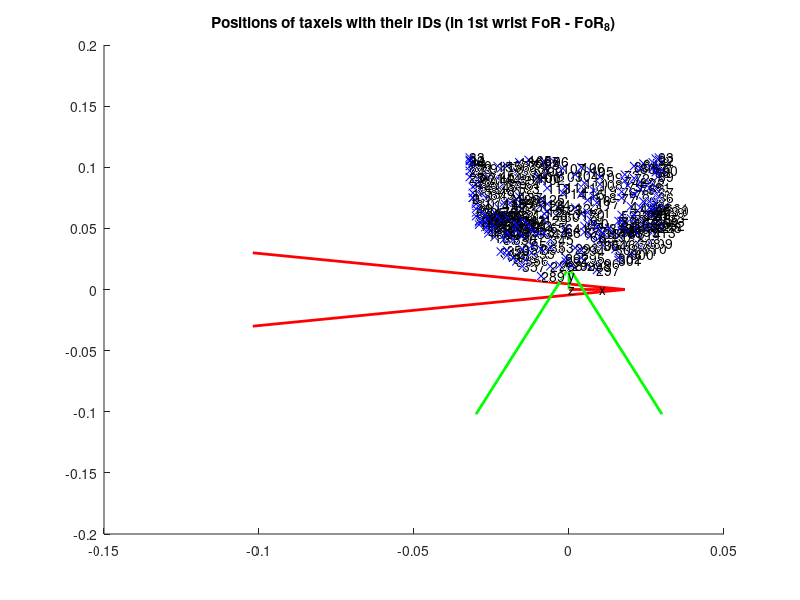

Recreate this plot in MATLAB. (Note: this script raises an error after producing the figure.)
% Matej Hoffmann, 12.5.2015, adapted from the script for left forearm which
% is much more comprehensive

clear all;

SAVE_FIGURES = false;
%% Init taxel positions from Andrea's calibration

load right_forearm_taxel_pos_mesh.mat; % the no_mesh is also possible, but there are no normals, so you can't overlay the triangular modules
taxel_pos = right_forearm_taxel_pos_mesh; 
[M,N] = size(taxel_pos);


%% Plot positions of calibrated taxels - Andrea

f1 = figure(1);
clf(f1);
title('Positions of taxels with their IDs (in 1st wrist FoR - FoR_8)');
hold on;

for i=1:M
    if (nnz(taxel_pos(i,:)) > 1) % it's not an all-zero row
       plot3(taxel_pos(i,1),taxel_pos(i,2),taxel_pos(i,3),'xb');
       text(taxel_pos(i,1),taxel_pos(i,2),taxel_pos(i,3),int2str(i-1)); % taxel ID = row nr. -1
    end
end
 h = quiver3(0 ,0, 0,0.02,0,0);
 set(h, 'Color', 'r', 'LineWidth', 2, 'MaxHeadSize', 4, 'ShowArrowHead', 'on');
 text(0.01,0,0,'x');
 h2 = quiver3(0,0,0, 0,0.02,0);
 set(h2, 'Color', 'g', 'LineWidth', 2, 'MaxHeadSize', 4, 'ShowArrowHead', 'on')
 text(0,0.01,0,'y');
 h3 = quiver3(0,0,0, 0,0,0.02);
 set(h3, 'Color', 'b', 'LineWidth', 2, 'MaxHeadSize', 4, 'ShowArrowHead', 'on')
 text(0,0,0.01,'z');
%%%%%%%%%%%%%%%%%%%%%%%%%%%%%%%%%%%%%%%%%%%%%%%%%%%%%%%%%%%%%%%%%%%%%%%%%%%
%Martin Varga

load m_m.mat;
load n_n.mat;


%change acording to new axes
for i= 1:3
    m_m(i,2) = - m_m(i,2);
    m_m(i,3) = - m_m(i,3);
    m_m(i,5) = - m_m(i,5);
    m_m(i,6) = - m_m(i,6);
end    

for i= 1:8
    n_n(i,2) = - n_n(i,2);
    n_n(i,3) = - n_n(i,3);
    n_n(i,5) = - n_n(i,5);
    n_n(i,6) = - n_n(i,6);
end    
 % draws big "rectangles"
for i= 1:8
      
    plot3([n_n(i,1) n_n(i,4)],[n_n(i,5) n_n(i,5)],[n_n(i,3) n_n(i,3)], 'Color', 'r');
    plot3([n_n(i,4) n_n(i,4)],[n_n(i,5) n_n(i,5)],[n_n(i,3) n_n(i,6)], 'Color', 'r');
    plot3([n_n(i,4) n_n(i,1)],[n_n(i,5) n_n(i,5)],[n_n(i,6) n_n(i,6)], 'Color', 'r');
    plot3([n_n(i,1) n_n(i,1)],[n_n(i,5) n_n(i,5)],[n_n(i,3) n_n(i,6)], 'Color', 'r');
    
    plot3([n_n(i,1) n_n(i,4)],[n_n(i,2) n_n(i,2)],[n_n(i,3) n_n(i,3)], 'Color', 'r');
    plot3([n_n(i,4) n_n(i,4)],[n_n(i,2) n_n(i,2)],[n_n(i,3) n_n(i,6)], 'Color', 'r');
    plot3([n_n(i,4) n_n(i,1)],[n_n(i,2) n_n(i,2)],[n_n(i,6) n_n(i,6)], 'Color', 'r');
    plot3([n_n(i,1) n_n(i,1)],[n_n(i,2) n_n(i,2)],[n_n(i,3) n_n(i,6)], 'Color', 'r');
    
    plot3([n_n(i,1) n_n(i,1)],[n_n(i,2) n_n(i,5)],[n_n(i,3) n_n(i,3)], 'Color', 'r');
    plot3([n_n(i,4) n_n(i,4)],[n_n(i,2) n_n(i,5)],[n_n(i,3) n_n(i,3)], 'Color', 'r');
    plot3([n_n(i,4) n_n(i,4)],[n_n(i,2) n_n(i,5)],[n_n(i,6) n_n(i,6)], 'Color', 'r');
    plot3([n_n(i,1) n_n(i,1)],[n_n(i,2) n_n(i,5)],[n_n(i,6) n_n(i,6)], 'Color', 'r');
     
end

for i= 1:3
    %uncoment to see line conecting minimal and maximal point of rectangle 
    %plot3([min_max(i,1) min_max(i,4)],[min_max(i,2) min_max(i,5)],[min_max(i,3) min_max(i,6)]);
    
    plot3([m_m(i,1) m_m(i,4)],[m_m(i,5) m_m(i,5)],[m_m(i,3) m_m(i,3)], 'Color', 'g');
    plot3([m_m(i,4) m_m(i,4)],[m_m(i,5) m_m(i,5)],[m_m(i,3) m_m(i,6)], 'Color', 'g');
    plot3([m_m(i,4) m_m(i,1)],[m_m(i,5) m_m(i,5)],[m_m(i,6) m_m(i,6)], 'Color', 'g');
    plot3([m_m(i,1) m_m(i,1)],[m_m(i,5) m_m(i,5)],[m_m(i,3) m_m(i,6)], 'Color', 'g');
    
    plot3([m_m(i,1) m_m(i,4)],[m_m(i,2) m_m(i,2)],[m_m(i,3) m_m(i,3)], 'Color', 'g');
    plot3([m_m(i,4) m_m(i,4)],[m_m(i,2) m_m(i,2)],[m_m(i,3) m_m(i,6)], 'Color', 'g');
    plot3([m_m(i,4) m_m(i,1)],[m_m(i,2) m_m(i,2)],[m_m(i,6) m_m(i,6)], 'Color', 'g');
    plot3([m_m(i,1) m_m(i,1)],[m_m(i,2) m_m(i,2)],[m_m(i,3) m_m(i,6)], 'Color', 'g');
    
    plot3([m_m(i,1) m_m(i,1)],[m_m(i,2) m_m(i,5)],[m_m(i,3) m_m(i,3)], 'Color', 'g');
    plot3([m_m(i,4) m_m(i,4)],[m_m(i,2) m_m(i,5)],[m_m(i,3) m_m(i,3)], 'Color', 'g');
    plot3([m_m(i,4) m_m(i,4)],[m_m(i,2) m_m(i,5)],[m_m(i,6) m_m(i,6)], 'Color', 'g');
    plot3([m_m(i,1) m_m(i,1)],[m_m(i,2) m_m(i,5)],[m_m(i,6) m_m(i,6)], 'Color', 'g');
    
    
    
end

i = 3;
    plot3([n_n(i,1) n_n(i,4)],[n_n(i,5) n_n(i,5)],[n_n(i,3) n_n(i,3)], 'Color', 'b');
    plot3([n_n(i,4) n_n(i,4)],[n_n(i,5) n_n(i,5)],[n_n(i,3) n_n(i,6)], 'Color', 'b');
    plot3([n_n(i,4) n_n(i,1)],[n_n(i,5) n_n(i,5)],[n_n(i,6) n_n(i,6)], 'Color', 'b');
    plot3([n_n(i,1) n_n(i,1)],[n_n(i,5) n_n(i,5)],[n_n(i,3) n_n(i,6)], 'Color', 'b');
    
    plot3([n_n(i,1) n_n(i,4)],[n_n(i,2) n_n(i,2)],[n_n(i,3) n_n(i,3)], 'Color', 'b');
    plot3([n_n(i,4) n_n(i,4)],[n_n(i,2) n_n(i,2)],[n_n(i,3) n_n(i,6)], 'Color', 'b');
    plot3([n_n(i,4) n_n(i,1)],[n_n(i,2) n_n(i,2)],[n_n(i,6) n_n(i,6)], 'Color', 'b');
    plot3([n_n(i,1) n_n(i,1)],[n_n(i,2) n_n(i,2)],[n_n(i,3) n_n(i,6)], 'Color', 'b');
    
    plot3([n_n(i,1) n_n(i,1)],[n_n(i,2) n_n(i,5)],[n_n(i,3) n_n(i,3)], 'Color', 'b');
    plot3([n_n(i,4) n_n(i,4)],[n_n(i,2) n_n(i,5)],[n_n(i,3) n_n(i,3)], 'Color', 'b');
    plot3([n_n(i,4) n_n(i,4)],[n_n(i,2) n_n(i,5)],[n_n(i,6) n_n(i,6)], 'Color', 'b');
    plot3([n_n(i,1) n_n(i,1)],[n_n(i,2) n_n(i,5)],[n_n(i,6) n_n(i,6)], 'Color', 'b');
%end Martin VArga
%%%%%%%%%%%%%%%%%%%%%%%%%%%%%%%%%%%%%%%%%%%%%%%%%%%%%%%%%%%%%%%%%%%%%%%%%%%

%ylim([-45 15]);
%xlim([-30 30]);
xlabel('Taxel position x (m)');
set(gca,'XDir','reverse');
ylabel('Taxel position y (m)');
set(gca,'YDir','reverse');
zlabel('Taxel position z (m)');
%set(gca,'ZDir','reverse');
axis equal;
hold off;





%% save figures
if SAVE_FIGURES
    saveas(f1,'Taxel_positions_left_forearm.fig');
    print -f1 -djpeg 'Taxel_positions_left_forearm.jpg';
   
end